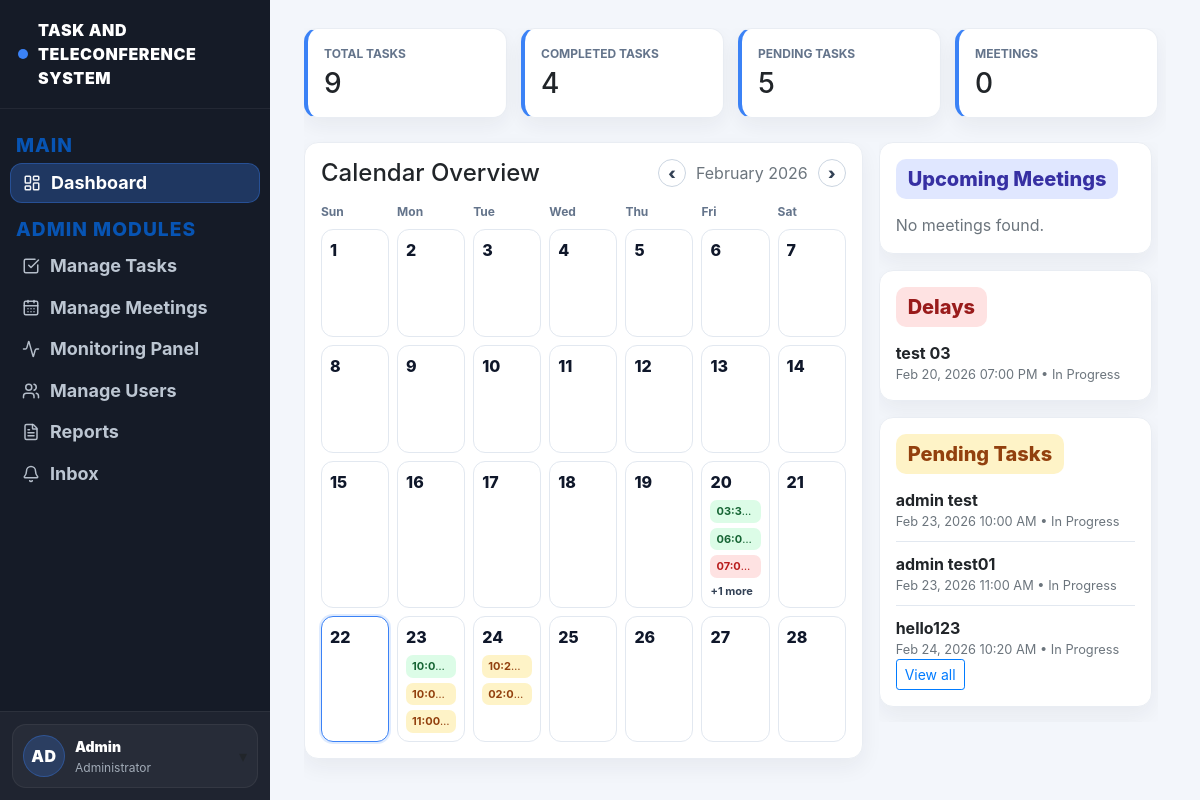
Page /admin (signed in) on the earlier database version.
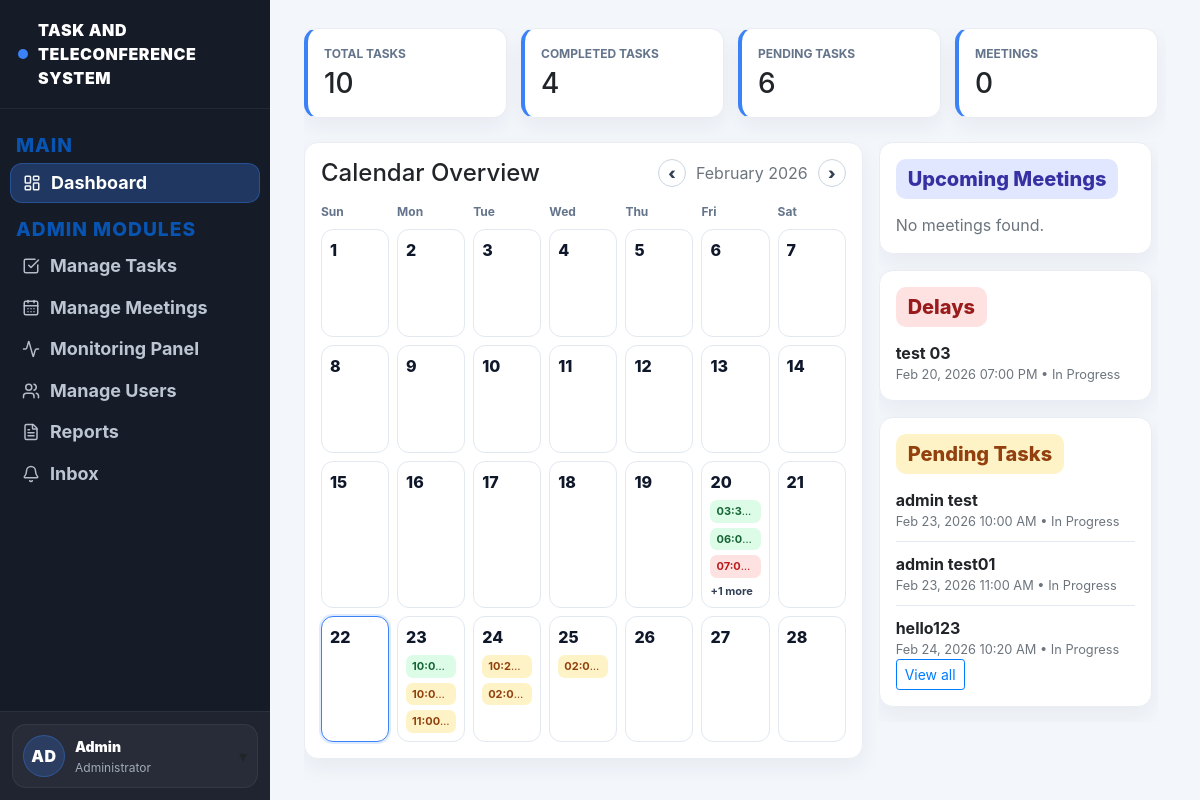
Same page on the later database version.
### website/models.py (models this page shows)
class Task(db.Model):
    id = db.Column(db.Integer, primary_key=True)
    title = db.Column(db.String(200), nullable=False)
    description = db.Column(db.Text)
    assigned_to = db.Column(db.Integer, db.ForeignKey('user.id'))
    assigned_user = db.relationship('User', foreign_keys=[assigned_to])
    status = db.Column(db.String(50), default="assigned")
    priority = db.Column(db.String(20), default="normal")
    deadline = db.Column(db.DateTime)
    file_path = db.Column(db.String(300))
    last_edited_by = db.Column(db.Integer, nullable=True)
    last_edited_at = db.Column(db.DateTime, server_default=func.now(), onupdate=func.now())
    created_at = db.Column(db.DateTime(timezone=True), server_default=func.now())

### website/views.py (the view, shortened to what this page needs)
@views.route('/admin')
@login_required
@admin_only
def admin_dashboard():
    tasks = Task.query.order_by(Task.deadline.asc()).all()
    notifications = Notification.query.order_by(Notification.created_at.desc()).all()
    unread_count = Notification.query.filter_by(user_id=current_user.id, is_read=False).count()
    tasks_data = []
    for task in tasks:
        if not task.deadline:
            continue
        tasks_data.append({
            "id": task.id,
            "title": task.title,
            "status": (task.status or "").strip().lower(),
            "deadline": task.deadline,
        })
    meetings_data = []
    for notif in notifications:
        title = (notif.title or "").strip()
        message = (notif.message or "").strip()
        label = f"{title} {message}".lower()
        if "meeting" not in label:
            continue
    total_tasks = len(tasks_data)
    completed_tasks = sum(1 for task in tasks_data if task["status"] == "completed")
    pending_tasks = total_tasks - completed_tasks
    total_meetings = len(meetings_data)
    today = date.today()
    selected_month = request.args.get("month", type=int) or today.month
    selected_year = request.args.get("year", type=int) or today.year
    if selected_month < 1 or selected_month > 12:
        selected_month = today.month
    if selected_year < 1970 or selected_year > 2100:
        selected_year = today.year
    month_calendar = calendar.Calendar(firstweekday=6).monthdatescalendar(selected_year, selected_month)
    first_of_month = date(selected_year, selected_month, 1)
    if selected_month == 1:
        prev_month, prev_year = 12, selected_year - 1
    else:
        prev_month, prev_year = selected_month - 1, selected_year
    if selected_month == 12:
        next_month, next_year = 1, selected_year + 1
    else:
        next_month, next_year = selected_month + 1, selected_year
    events_by_day = {}
    now = datetime.now()
    for task in tasks_data:
        event_day = task["deadline"].date()
        task_status = task["status"]
        is_overdue = task["deadline"] < now
        if task_status in {"in_progress", "for_revision"} and is_overdue:
            event_kind = "delay"
        elif task_status == "completed":
            event_kind = "completed"
        elif task_status in {"in_progress", "for_revision"}:
            event_kind = "pending"
        else:
            event_kind = "task"
        events_by_day.setdefault(event_day, []).append({
            "type": "task",
            "kind": event_kind,
            "title": task["title"],
            "time": task["deadline"].strftime("%I:%M %p"),
        })
    delayed_tasks = sorted(
        [
            task for task in tasks_data
            if task["status"] in {"in_progress", "for_revision"} and task["deadline"] < now
        ],
        key=lambda item: item["deadline"]
    )
    pending_task_list = sorted(
        [
            task for task in tasks_data
            if task["status"] in {"in_progress", "for_revision"} and task["deadline"] >= now
        ],
        key=lambda item: item["deadline"]
    )
    completed_task_list = sorted(
        [task for task in tasks_data if task["status"] == "completed"],
        key=lambda item: item["deadline"],
        reverse=True
    )
    upcoming_meetings = sorted(meetings_data, key=lambda item: item["deadline"] or datetime.min)
    return render_template(
        "admin_dashboard.html",
        user=current_user,
        unread_count=unread_count,
        total_tasks=total_tasks,
        completed_tasks=completed_tasks,
        pending_tasks=pending_tasks,
        total_meetings=total_meetings,
        month_name=first_of_month.strftime("%B %Y"),
        month_calendar=month_calendar,
        today=today,
        events_by_day=events_by_day,
        delayed_tasks=delayed_tasks,
        pending_task_list=pending_task_list,
        completed_task_list=completed_task_list,
        upcoming_meetings=upcoming_meetings,
        prev_month=prev_month,
        prev_year=prev_year,
        next_month=next_month,
        next_year=next_year,
        selected_month=selected_month,
        selected_year=selected_year,
    )

### website/views.py (called while the page is built)
def admin_only(func):
    @wraps(func)
    def wrapper(*args, **kwargs):
        if not current_user.is_authenticated or not current_user.is_admin:
            abort(403)
        return func(*args, **kwargs)
    return wrapper

### website/templates/admin_dashboard.html (shortened to what the changed rows need)
{% extends "admin_base.html" %}
{% block content %}
<main class="main-inner admin-dashboard-main">
  <div class="admin-overview-grid mb-4">
    <div class="page-card overview-card">
      <p class="overview-label mb-1">Total Tasks</p>
      <h3 class="mb-0">{{ total_tasks }}</h3>
    </div>
    <div class="page-card overview-card">
      <p class="overview-label mb-1">Pending Tasks</p>
      <h3 class="mb-0">{{ pending_tasks }}</h3>
    </div>
  </div>
  <div class="admin-dashboard-layout">
    <section class="page-card">
      <div class="calendar-grid">
        {% for week in month_calendar %}
          {% for day in week %}
            {% set day_events = events_by_day.get(day, []) %}
            <div class="calendar-cell {% if day.month != selected_month %}is-muted{% endif %} {% if day == today %}is-today{% endif %}">
              <div class="calendar-date">{{ day.day }}</div>
              {% if day_events %}
                <div class="calendar-events">
                  {% for event in day_events[:3] %}
                    <div class="calendar-event {{ event.kind }}" title="{{ event.time }} {{ event.title }}">
                      {% if event.time %}<span class="event-time">{{ event.time }}</span>{% endif %}
                    </div>
                  {% endfor %}
                  {% if day_events|length > 3 %}
                    <button type="button" class="calendar-more" data-target="extra-{{ day.strftime('%Y%m%d') }}">+{{ day_events|length - 3 }} more</button>
                  {% endif %}
                </div>
              {% endif %}
            </div>
          {% endfor %}
        {% endfor %}
      </div>
    </section>
    <section class="admin-dashboard-side">
      <div class="page-card mb-3 dashboard-side-card">
        {% if delayed_tasks and delayed_tasks|length > 0 %}
          <ul class="timeline-list side-scroll-list">
            {% for task in delayed_tasks[:3] %}
              <li>
                <strong>{{ task.title }}</strong>
                <div class="text-muted small">
                  {{ task.deadline.strftime('%b %d, %Y %I:%M %p') if task.deadline else 'No deadline' }}
                  • {{ task.status|replace('_', ' ')|title }}
                </div>
              </li>
            {% endfor %}
          </ul>
        {% else %}
          <p class="text-muted mb-0">No delayed tasks.</p>
        {% endif %}
      </div>
      <div class="page-card mb-3 dashboard-side-card">
        {% if pending_task_list and pending_task_list|length > 0 %}
          <ul class="timeline-list side-scroll-list">
            {% for task in pending_task_list[:3] %}
              <li>
                <strong>{{ task.title }}</strong>
                <div class="text-muted small">
                  {{ task.deadline.strftime('%b %d, %Y %I:%M %p') if task.deadline else 'No deadline' }}
                  • {{ task.status|replace('_', ' ')|title }}
                </div>
              </li>
            {% endfor %}
          </ul>
        {% else %}
          <p class="text-muted mb-0">No pending tasks.</p>
        {% endif %}
      </div>
    </section>
  </div>
</main>
{% endblock %}

Differences in the rows shown:
added Task: time "02:0…", shown under "25"
Other differences:
{{ total_tasks }}: "9" → "10"
{{ pending_tasks }}: "5" → "6"
